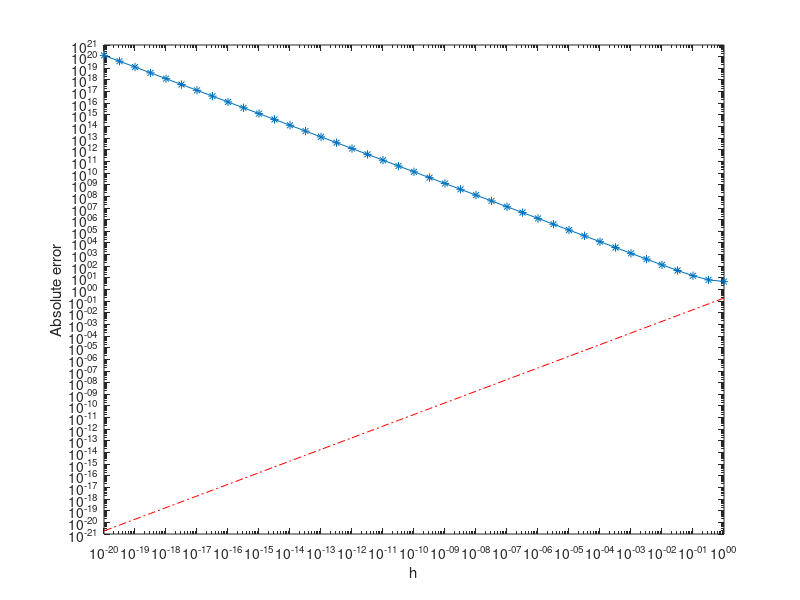

Recreate this plot in MATLAB.
x_0 = .5; 
f_0 = exp(-2*x_0); %e^-2(.5)
fp = -2 *exp(-2*x_0); %first derivative at f_0 (-2*e^-2(.5))
i = -20:0.5:0; %array with step .5
h = 10.^i;
err = abs (fp - (exp(x_0+h) - f_0)./h ); %taylor approximation for derivative 
d_err = f_0/2*h; %approximation of error 
loglog (h,err,"-*"); %plot
hold on
loglog (h,d_err,"r-."); %plot with red dotted line
xlabel("h")
ylabel("Absolute error")
